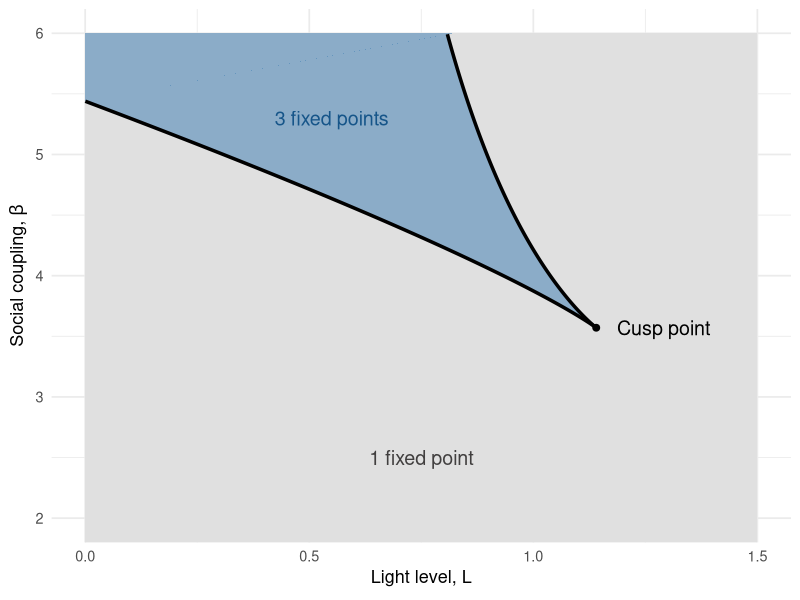
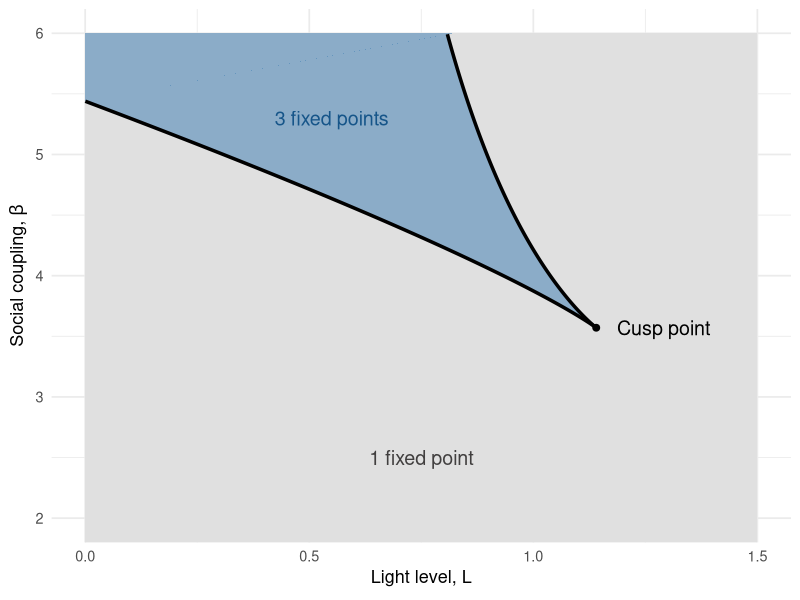

Generate these figures, in order, with R:
library(ggplot2)
library(dplyr)

# -------------------------------
# Parameters
# -------------------------------
alpha <- 1
shape <- 4
scale <- 0.8
L_max <- 1.5
beta_max <- 6

# -------------------------------
# Gamma PDF & CDF
# -------------------------------
f_gamma <- function(z) dgamma(z, shape = shape, scale = scale)
F_gamma <- function(z) pgamma(z, shape = shape, scale = scale)

# -------------------------------
# Fold curve
# -------------------------------
beta_of_z <- function(z) 1 / f_gamma(z)
L_of_z <- function(z) (z - F_gamma(z)/f_gamma(z)) / alpha

# Generate fold curve
z_vals <- seq(0.05, 10, length.out = 8000)
curve <- data.frame(
  z = z_vals,
  L = L_of_z(z_vals),
  beta = beta_of_z(z_vals)
) |> filter(L >= 0, L <= L_max, beta >= 0, beta <= beta_max)

# Split at cusp
z_c <- (shape - 1) * scale
lower_branch <- curve |> filter(z <= z_c) |> arrange(L)
upper_branch <- curve |> filter(z >= z_c) |> arrange(desc(L))

# -------------------------------
# Bistable polygon (between folds)
# -------------------------------
bistable_poly <- bind_rows(
  lower_branch,
  upper_branch
)

# -------------------------------
# Top-left triangle to fill region above fold at L=0
# -------------------------------
upper_L0 <- upper_branch[which.min(upper_branch$L), ]
L_top <- approx(upper_branch$beta, upper_branch$L, xout = beta_max)$y

top_left_triangle <- data.frame(
  L = c(0, 0, 0.8221, 0),
  beta = c(beta_max, upper_L0$beta, beta_max, beta_max)
)

# -------------------------------
# Cusp point coordinates
# -------------------------------
L_cusp <- L_of_z(z_c)
beta_cusp <- beta_of_z(z_c)

# -------------------------------
# Plot
# -------------------------------
ggplot() +
  # background: 1 fixed point
  geom_rect(aes(xmin = 0, xmax = L_max, ymin = 0, ymax = beta_max), fill = "grey88") +
  
  # bistable region between folds
  geom_polygon(data = bistable_poly, aes(L, beta), fill = "steelblue", alpha = 0.55) +
  
  # top-left triangle
  geom_polygon(data = top_left_triangle, aes(L, beta), fill = "steelblue", alpha = 0.55) +
  
  # fold curves
  geom_path(data = lower_branch, aes(L, beta), colour = "black", linewidth = 1.2) +
  geom_path(data = upper_branch, aes(L, beta), colour = "black", linewidth = 1.2) +
  
  # labels
  annotate("text", x = 1.5/2, y = 2.5, label = "1 fixed point", size = 5, colour="#413f3f") +
  annotate("text", x = 0.55, y = 5.3, label = "3 fixed points", colour = "#165589", alpha = 1, size = 5) +
  
  # 2 fixed points label with arrow pointing to curve
  #annotate("text", x = 0.5, y = 4.6, label = "2 fixed points", angle = -28, size = 5) +
  #annotate("text", x = 0.95, y = 4.9, label = "2 fixed points", angle = -72, size = 5) +
  
  # cusp point
  geom_point(aes(x = L_cusp, y = beta_cusp), colour = "black", size = 2) +
  annotate("text", x = L_cusp + 0.15, y = beta_cusp, 
           label = "Cusp point", colour = "black", size = 5) +
  
  # axes
  coord_cartesian(xlim = c(0, L_max), ylim = c(2, beta_max)) +
  labs(x = expression("Light level, " * L), y = expression("Social coupling, " * beta)) +
  theme_minimal(base_size = 13)


ggsave("analytic_number_of_fps.pdf", width = 7, height = 7)
